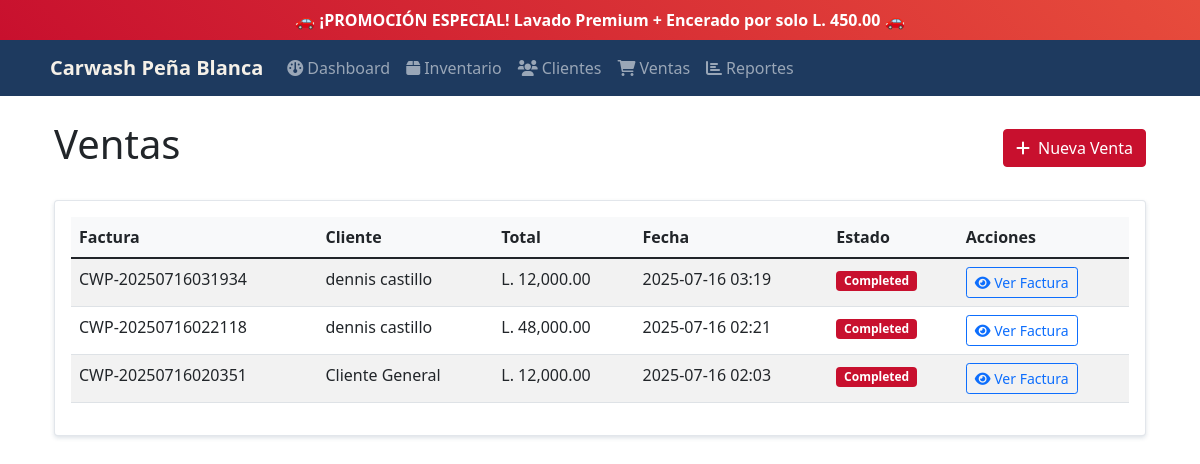
/sales (signed in), run on an earlier commit of the app's database.
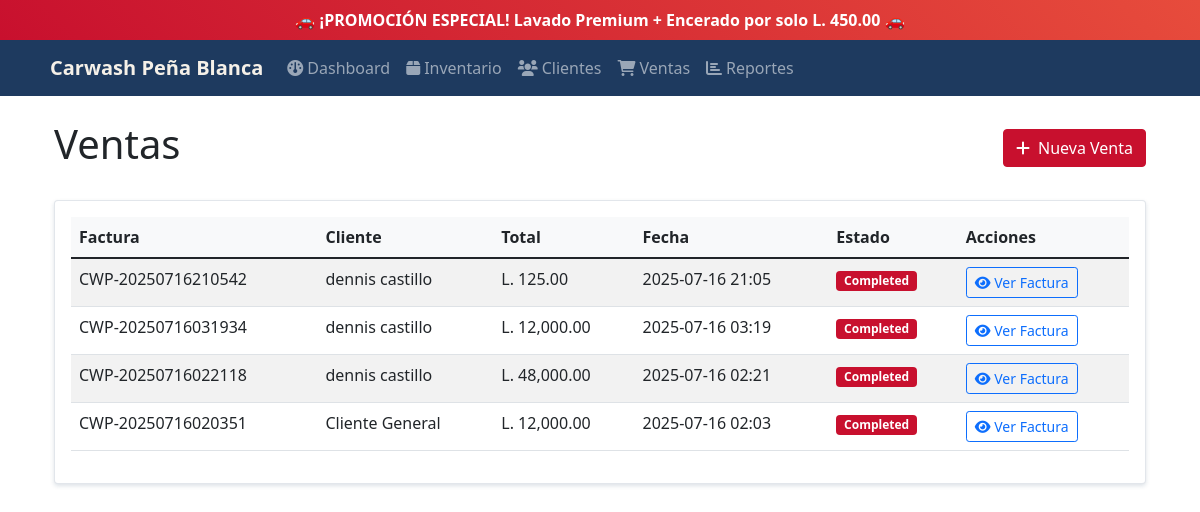
And on a later commit of the database.
### tables this page shows
CREATE TABLE sales (
            id INTEGER PRIMARY KEY AUTOINCREMENT,
            customer_id INTEGER,
            total REAL NOT NULL,
            tax REAL DEFAULT 0,
            discount REAL DEFAULT 0,
            payment_method TEXT,
            status TEXT DEFAULT 'completed',
            invoice_number TEXT UNIQUE,
            created_at TIMESTAMP DEFAULT CURRENT_TIMESTAMP,
            FOREIGN KEY (customer_id) REFERENCES customers (id)
        );

CREATE TABLE customers (
            id INTEGER PRIMARY KEY AUTOINCREMENT,
            name TEXT NOT NULL,
            phone TEXT,
            email TEXT,
            address TEXT,
            created_at TIMESTAMP DEFAULT CURRENT_TIMESTAMP
        );

### main.py (the view)
@app.route('/sales')
@require_system_login()
def sales():
    conn = get_db_connection()
    sales = conn.execute("""
        SELECT s.id, s.invoice_number, c.name as customer_name, s.total, s.created_at, s.status
        FROM sales s
        LEFT JOIN customers c ON s.customer_id = c.id
        ORDER BY s.created_at DESC
    """).fetchall()
    conn.close()
    return render_template('sales.html', sales=sales)

### main.py (called while the page is built)
def get_db_connection():
    conn = sqlite3.connect('carwash.db')
    conn.row_factory = sqlite3.Row
    return conn

def require_system_login():
    def decorator(f):
        @wraps(f)
        def decorated_function(*args, **kwargs):
            if not session.get('system_logged_in'):
                return redirect(url_for('system_login'))
            return f(*args, **kwargs)
        return decorated_function
    return decorator

### templates/sales.html (shortened to what this page needs)
{% extends "base.html" %}
{% block content %}
<div class="row">
    <div class="col-12">
        <div class="d-flex justify-content-between align-items-center mb-4">
            <h1>Ventas</h1>
            <a href="{{ url_for('new_sale') }}" class="btn btn-success">
                <i class="fas fa-plus me-2"></i>Nueva Venta
            </a>
        </div>
    </div>
</div>
<div class="row">
    <div class="col-12">
        <div class="card">
            <div class="card-body">
                {% if sales %}
                <div class="table-responsive">
                    <table class="table table-striped">
                        <thead>
                            <tr>
                                <th>Factura</th>
                                <th>Cliente</th>
                                <th>Total</th>
                                <th>Fecha</th>
                                <th>Estado</th>
                                <th>Acciones</th>
                            </tr>
                        </thead>
                        <tbody>
                            {% for sale in sales %}
                            <tr>
                                <td>{{ sale.invoice_number }}</td>
                                <td>{{ sale.customer_name or 'Cliente General' }}</td>
                                <td>L. {{ "{:,.2f}".format(sale.total) }}</td>
                                <td>{{ sale.created_at[:16] }}</td>
                                <td>
                                    <span class="badge bg-success">{{ sale.status.title() }}</span>
                                </td>
                                <td>
                                    <a href="{{ url_for('view_invoice', sale_id=sale.id) }}" class="btn btn-sm btn-outline-primary">
                                        <i class="fas fa-eye"></i> Ver Factura
                                    </a>
                                </td>
                            </tr>
                            {% endfor %}
                        </tbody>
                    </table>
                </div>
                {% else %}
                <p class="text-muted">No hay ventas registradas.</p>
                {% endif %}
            </div>
        </div>
    </div>
</div>
{% endblock %}

### templates/base.html (shortened to what this page needs)
<!DOCTYPE html>
<html lang="es">
<head>
    <link href="https://cdn.jsdelivr.net/npm/bootstrap@5.1.3/dist/css/bootstrap.min.css" rel="stylesheet">
    <link href="https://cdnjs.cloudflare.com/ajax/libs/font-awesome/6.0.0/css/all.min.css" rel="stylesheet">
</head>
<body>
    <div class="promo-banner">
        <div class="container">
            <span id="promo-text">🚗 ¡PROMOCIÓN ESPECIAL! Lavado Premium + Encerado por solo L. 450.00 🚗</span>
        </div>
    </div>
    <nav class="navbar navbar-expand-lg navbar-dark">
        <div class="container">
            <a class="navbar-brand" href="{{ url_for('dashboard') }}">
                Carwash Peña Blanca
            </a>
            <div class="collapse navbar-collapse" id="navbarNav">
                <ul class="navbar-nav me-auto">
                    <li class="nav-item">
                        <a class="nav-link" href="{{ url_for('dashboard') }}">
                            <i class="fas fa-dashboard me-1"></i>Dashboard
                        </a>
                    </li>
                    <li class="nav-item">
                        <a class="nav-link" href="{{ url_for('products') }}">
                            <i class="fas fa-box me-1"></i>Inventario
                        </a>
                    </li>
                    <li class="nav-item">
                        <a class="nav-link" href="{{ url_for('customers') }}">
                            <i class="fas fa-users me-1"></i>Clientes
                        </a>
                    </li>
                    <li class="nav-item">
                        <a class="nav-link" href="{{ url_for('sales') }}">
                            <i class="fas fa-shopping-cart me-1"></i>Ventas
                        </a>
                    </li>
                    <li class="nav-item">
                        <a class="nav-link" href="{{ url_for('reports') }}">
                            <i class="fas fa-chart-bar me-1"></i>Reportes
                        </a>
                    </li>
                </ul>
            </div>
        </div>
    </nav>
    <div class="container mt-4">
        <div class="container-fluid">
                        {% block content %}{% endblock %}
                    </div>
    </div>
</body>
</html>

### templates/base.html (style rules this page uses)
:root { --primary-navy: #1e3a5f; --secondary-red: #c8102e; --accent-cream: #f5f0e8; --light-gray: #f8f9fa; }
.promo-banner { background: linear-gradient(45deg, var(--secondary-red), #e74c3c); color: white; padding: 8px 0; text-align: center; font-weight: bold; position: relative; overflow: hidden; }
.promo-banner::before { content: ''; position: absolute; top: 0; left: -100%; width: 100%; height: 100%; background: linear-gradient(90deg, transparent, rgba(255,255,255,0.1), transparent); animation: shine 3s infinite; }
.navbar-brand { font-weight: bold; color: var(--accent-cream) !important; }
.navbar-dark { background-color: var(--primary-navy) !important; }
.card { box-shadow: 0 0.125rem 0.25rem rgba(30, 58, 95, 0.15); border: 1px solid rgba(30, 58, 95, 0.125); }
.table th { background-color: var(--light-gray); }
.btn-success { background-color: var(--secondary-red); border-color: var(--secondary-red); }
.bg-success { background-color: var(--secondary-red) !important; }

What changed in the data, as far as the page shows it:
added sales: invoice_number "CWP-20250716210542", name "dennis castillo", total "125.00", created_at "2025-07-16 21:05", status "Completed"
